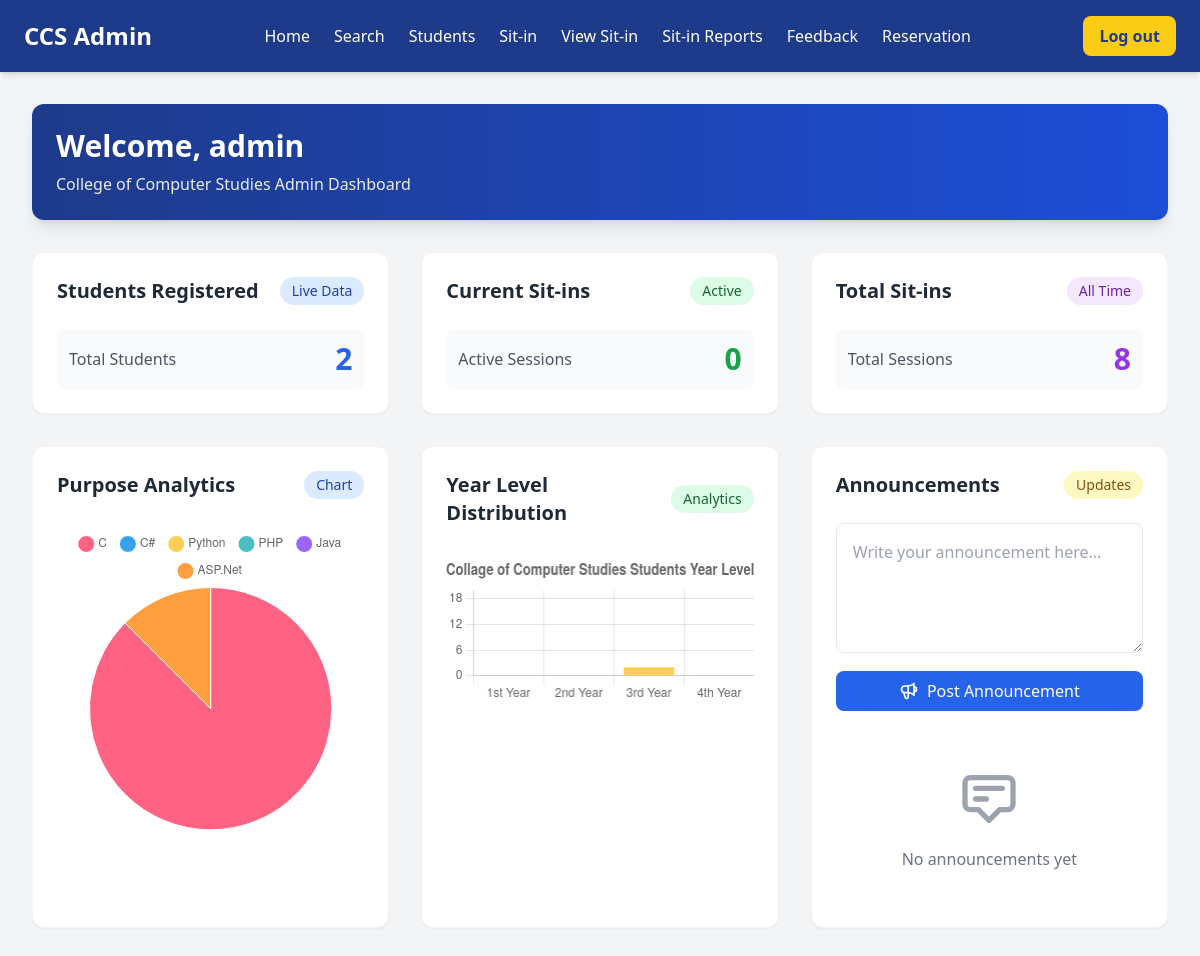
/admin-dashboard.php (signed in), run on an earlier commit of the app's database.
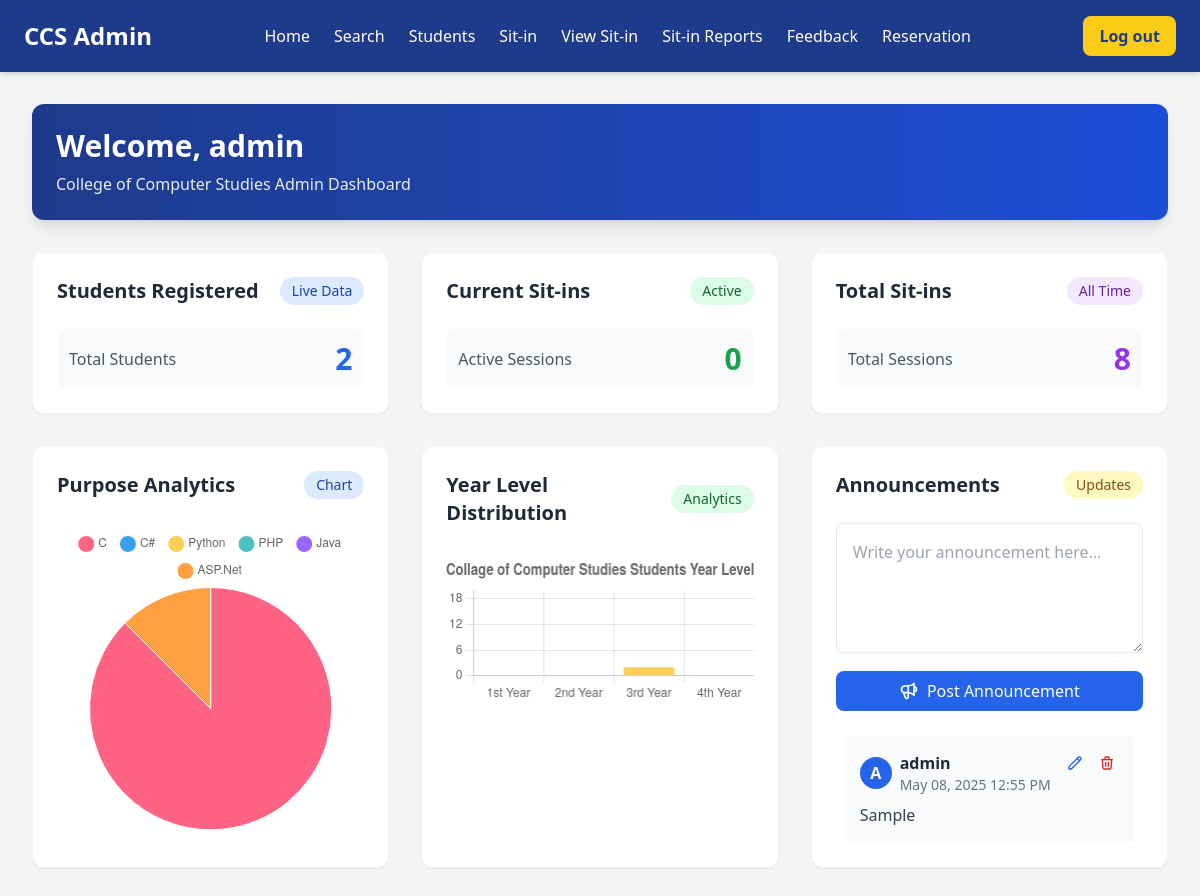
And on a later commit of the database.
### tables this page shows
CREATE TABLE `announcements` (
  `id` int(11) NOT NULL,
  `admin_username` varchar(50) NOT NULL,
  `content` text NOT NULL,
  `date_posted` datetime DEFAULT current_timestamp()
);

### admin-dashboard.php (the view, shortened to what the changed rows need)
<?php
$host = 'localhost';
$username = 'root';
$password = '';
$dbname = 'ccs-sit-in';
$conn = new mysqli($host, $username, $password, $dbname);
$statistics = $conn->query("
    SELECT
        (SELECT COUNT(*) FROM users WHERE user_type = 'student') as total_students,
        (SELECT COUNT(*) FROM sit_in_sessions WHERE status = 'active') as current_sitin,
        (SELECT COUNT(*) FROM sit_in_sessions) as total_sitin
")->fetch_assoc();
$announcements = $conn->query("SELECT id, admin_username, content, date_posted FROM announcements ORDER BY date_posted DESC");
?>
<!DOCTYPE html>
<html lang="en">
<head>
    <script src="https://cdn.tailwindcss.com"></script>
</head>
<body class="bg-gray-100">
    <div class="max-w-7xl mx-auto p-8">
        <div class="bg-gradient-to-r from-blue-900 to-blue-700 rounded-xl p-6 mb-8 text-white shadow-lg">
            <h1 class="text-3xl font-bold">Welcome, <?php echo htmlspecialchars($_SESSION['username']); ?></h1>
        </div>
        <div class="grid grid-cols-1 md:grid-cols-2 lg:grid-cols-3 gap-8">
            <div class="bg-white rounded-xl shadow-sm hover:shadow-md transition-shadow duration-300 p-6 border border-gray-100">
            <div class="flex justify-between items-center mb-6">
                <h2 class="text-xl font-bold text-gray-800">Students Registered</h2>
            </div>
            </div>
            <div class="bg-white rounded-xl shadow-sm hover:shadow-md transition-shadow duration-300 p-6 border border-gray-100">
            <div class="flex justify-between items-center mb-6">
                <h2 class="text-xl font-bold text-gray-800">Current Sit-ins</h2>
            </div>
            </div>
            <div class="bg-white rounded-xl shadow-sm hover:shadow-md transition-shadow duration-300 p-6 border border-gray-100">
            <div class="flex justify-between items-center mb-6">
                <h2 class="text-xl font-bold text-gray-800">Total Sit-ins</h2>
            </div>
            </div>
            <div class="bg-white rounded-xl shadow-sm hover:shadow-md transition-shadow duration-300 p-6 border border-gray-100">
            <div class="flex justify-between items-center mb-6">
                <h2 class="text-xl font-bold text-gray-800">Purpose Analytics</h2>
            </div>
            </div>
            <div class="bg-white rounded-xl shadow-sm hover:shadow-md transition-shadow duration-300 p-6 border border-gray-100">
            <div class="flex justify-between items-center mb-6">
                <h2 class="text-xl font-bold text-gray-800">Year Level Distribution</h2>
            </div>
            </div>
            <div class="bg-white rounded-xl shadow-sm hover:shadow-md transition-shadow duration-300 p-6 border border-gray-100">
                <div class="flex justify-between items-center mb-6">
                    <h2 class="text-xl font-bold text-gray-800">Announcements</h2>
                </div>
                <div class="space-y-4 max-h-[400px] overflow-y-auto px-2">
                    <?php if ($announcements && $announcements->num_rows > 0): ?>
                        <?php while($row = $announcements->fetch_assoc()): ?>
                        <div class="bg-gray-50 rounded-lg p-4 hover:bg-gray-100 transition-colors duration-200">
                            <div class="flex justify-between items-start mb-2">
                                <div class="flex items-center space-x-2">
                                    <div class="w-8 h-8 bg-blue-600 rounded-full flex items-center justify-center text-white font-bold">
                                        <?php echo strtoupper(substr($row['admin_username'], 0, 1)); ?>
                                    </div>
                                    <div>
                                        <p class="font-semibold text-gray-800"><?php echo htmlspecialchars($row['admin_username']); ?></p>
                                        <p class="text-sm text-gray-500"><?php echo date('F d, Y h:i A', strtotime($row['date_posted'])); ?></p>
                                    </div>
                                </div>
                                <?php if ($row['admin_username'] === $_SESSION['username']): ?>
                                <div class="flex space-x-2">
                                    <button onclick="editAnnouncement(<?php echo $row['id']; ?>, '<?php echo addslashes($row['content']); ?>')"
                                            class="text-blue-600 hover:text-blue-800 p-1 rounded-full hover:bg-blue-100 transition-colors duration-200">
                                        <svg class="w-4 h-4" fill="none" stroke="currentColor" viewBox="0 0 24 24">
                                            <path stroke-linecap="round" stroke-linejoin="round" stroke-width="2" d="M15.232 5.232l3.536 3.536m-2.036-5.036a2.5 2.5 0 113.536 3.536L6.5 21.036H3v-3.572L16.732 3.732z"></path>
                                        </svg>
                                    </button>
                                    <button onclick="deleteAnnouncement(<?php echo $row['id']; ?>)"
                                            class="text-red-600 hover:text-red-800 p-1 rounded-full hover:bg-red-100 transition-colors duration-200">
                                        <svg class="w-4 h-4" fill="none" stroke="currentColor" viewBox="0 0 24 24">
                                            <path stroke-linecap="round" stroke-linejoin="round" stroke-width="2" d="M19 7l-.867 12.142A2 2 0 0116.138 21H7.862a2 2 0 01-1.995-1.858L5 7m5 4v6m4-6v6m1-10V4a1 1 0 00-1-1h-4a1 1 0 00-1 1v3M4 7h16"></path>
                                        </svg>
                                    </button>
                                </div>
                                <?php endif; ?>
                            </div>
                            <p class="text-gray-700 whitespace-pre-line"><?php echo nl2br(htmlspecialchars($row['content'])); ?></p>
                        </div>
                        <?php endwhile; ?>
                    <?php else: ?>
                        <div class="text-center py-8 text-gray-500">
                            <svg class="w-16 h-16 mx-auto text-gray-400 mb-4" fill="none" stroke="currentColor" viewBox="0 0 24 24">
                                <path stroke-linecap="round" stroke-linejoin="round" stroke-width="2" d="M7 8h10M7 12h4m1 8l-4-4H5a2 2 0 01-2-2V6a2 2 0 012-2h14a2 2 0 012 2v8a2 2 0 01-2 2h-3l-4 4z"></path>
                            </svg>
                            <p>No announcements yet</p>
                        </div>
                    <?php endif; ?>
                </div>
            </div>
        </div>
    </div>
</body>
</html>

What changed in the data, as far as the page shows it:
added announcements: admin_username "A", admin_username "admin", date_posted "May 08, 2025 12:55 PM", content "Sample"
Also different on the page:
text no longer shown: "No announcements yet"
